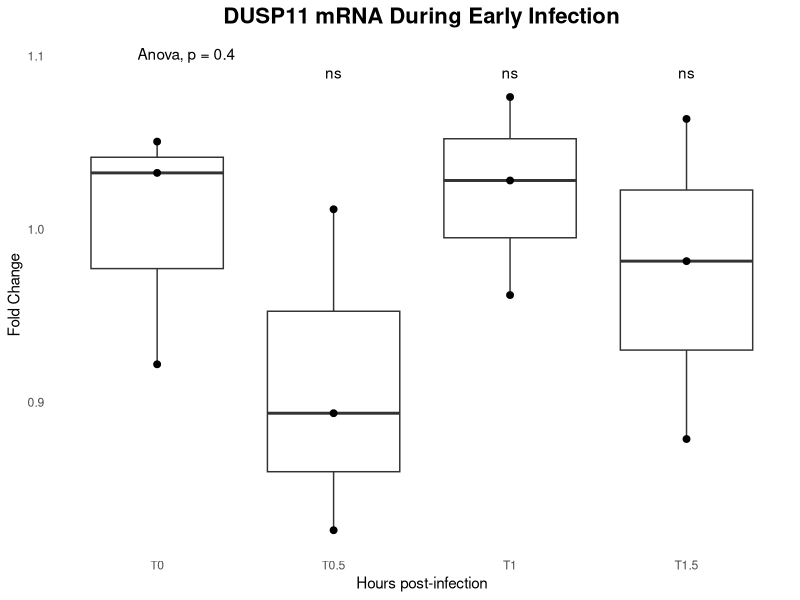

The R source for this figure:
library(readxl)
df <- read_excel("TN052.13/filtered_results.xlsx")

# Calculate ΔCt for each sample
library(dplyr)
ddct_data <- df %>%
  group_by(`Sample Name`, `Target Name`, `Task`) %>%
  summarise(CT = mean(CT, na.rm = TRUE), .groups = "drop") %>%
  tidyr::pivot_wider(names_from = `Target Name`, values_from = CT) %>%
  mutate(delta_ct = DUSP11 - RNA18S1)

# Reference sample: first sample
ref_delta_ct <- mean(ddct_data$delta_ct[1:3], na.rm = TRUE)

# Calculate ddCT and fold change
ddct_data <- ddct_data %>%
  mutate(ddct = delta_ct - ref_delta_ct,
         fold_change = 2^(-ddct))

library(writexl)
ddct_data %>%
  write_xlsx("TN052.13/ddct_results.xlsx")

# Plot foldchange
library(ggplot2)
library(ggpubr)
p <- ggplot(ddct_data, aes(x = `Sample Name`, y = fold_change)) +
  geom_boxplot() +
  geom_point(size = 2) +
  labs(title = "DUSP11 mRNA During Early Infection",
       x = "Hours post-infection",
       y = "Fold Change") +
  theme_classic() +
  theme(axis.line = element_blank(),
    axis.ticks = element_blank(),
    plot.title = element_text(hjust = 0.5, size = 16, face = "bold")
  )
p <- p + stat_compare_means(method = "anova", label.y = max(ddct_data$fold_change) * 1.02)
p <- p + stat_compare_means(method = "wilcox.test", ref.group = "T0", label="p.signif", label.y = max(ddct_data$fold_change)*1.01)
# Save the plot
ggsave("TN052.13/fold_change_plot.png", width = 8, height = 6)